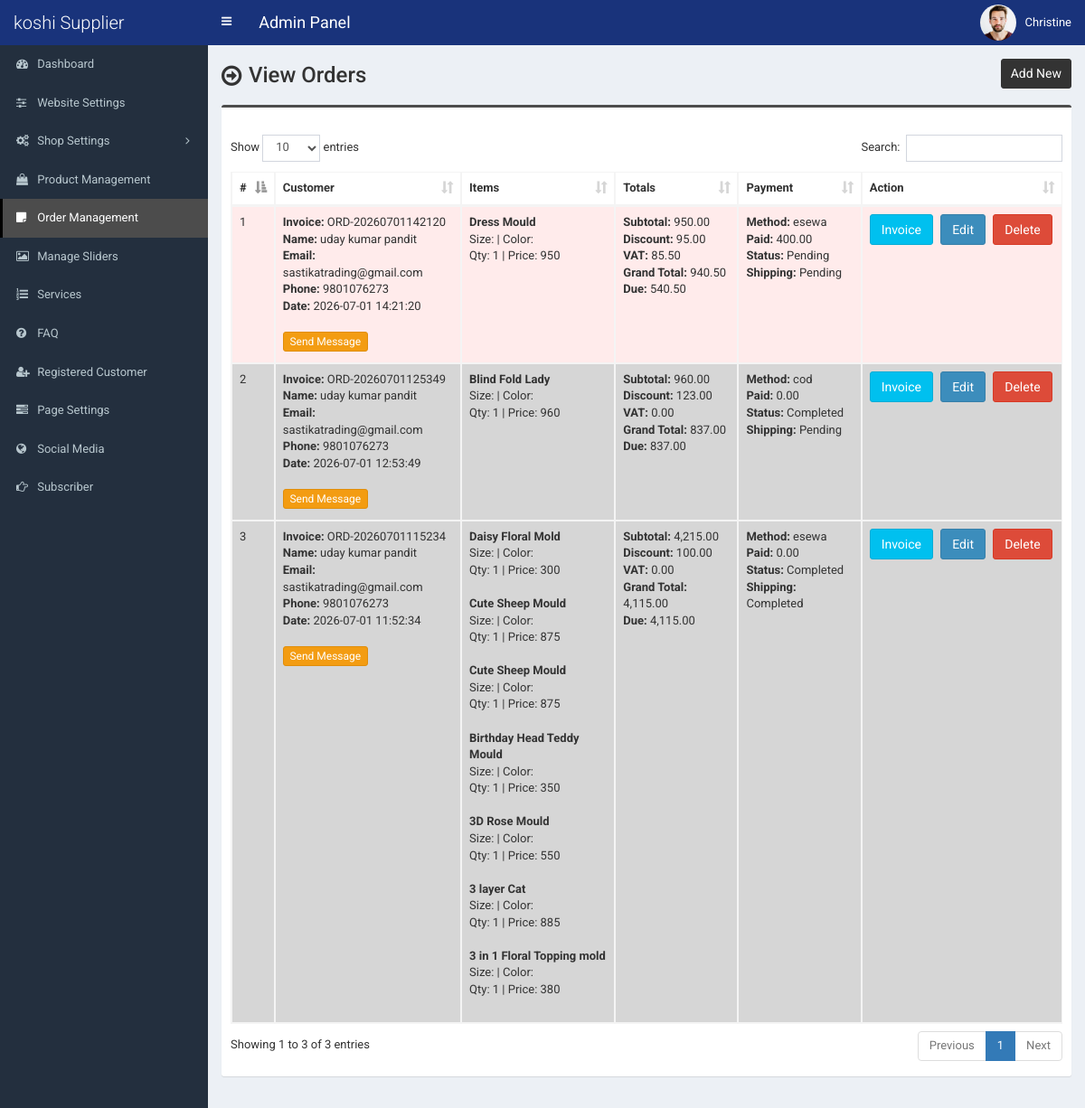
The page /admin/order.php (signed in) on the database its author committed.
### tables this page shows
CREATE TABLE IF NOT EXISTS `tbl_payment` (
  `id` int NOT NULL AUTO_INCREMENT,
  `customer_id` int NOT NULL,
  `customer_name` varchar(255) NOT NULL,
  `customer_email` varchar(255) NOT NULL,
  `payment_date` varchar(50) NOT NULL,
  `txnid` varchar(255) NOT NULL,
  `paid_amount` int NOT NULL,
  `card_number` varchar(50) NOT NULL,
  `card_cvv` varchar(10) NOT NULL,
  `card_month` varchar(10) NOT NULL,
  `card_year` varchar(10) NOT NULL,
  `bank_transaction_info` text NOT NULL,
  `payment_method` varchar(20) NOT NULL,
  `payment_QR` varchar(255) DEFAULT NULL,
  `payment_status` varchar(25) NOT NULL,
  `shipping_status` varchar(20) NOT NULL,
  `payment_id` varchar(255) NOT NULL,
  `subtotal` decimal(10,2) DEFAULT '0.00',
  `discount_type` varchar(20) DEFAULT 'percent',
  `discount_value` decimal(10,2) DEFAULT '0.00',
  `discount_amount` decimal(10,2) DEFAULT '0.00',
  `vat_percent` decimal(10,2) DEFAULT '0.00',
  `vat_amount` decimal(10,2) DEFAULT '0.00',
  `grand_total` decimal(10,2) DEFAULT '0.00',
  `due_amount` decimal(10,2) DEFAULT '0.00',
  `notes` text,
  `created_at` datetime DEFAULT NULL,
  `updated_at` datetime DEFAULT NULL,
  `customer_phone` varchar(20) DEFAULT NULL,
  PRIMARY KEY (`id`)
);

CREATE TABLE IF NOT EXISTS `tbl_order` (
  `id` int NOT NULL AUTO_INCREMENT,
  `product_id` int NOT NULL,
  `product_name` varchar(255) NOT NULL,
  `size` varchar(100) NOT NULL,
  `color` varchar(100) NOT NULL,
  `quantity` varchar(50) NOT NULL,
  `unit_price` varchar(50) NOT NULL,
  `payment_id` varchar(255) NOT NULL,
  `line_total` decimal(10,2) DEFAULT '0.00',
  PRIMARY KEY (`id`)
);

### admin/order.php (the view, shortened to what this page needs)
<?php require_once('header.php'); ?>
<section class="content-header">
	<div class="content-header-left">
		<h1>View Orders</h1>
	</div>
	<div class="content-header-right">
		<a href="order-add.php" class="btn btn-primary btn-sm">Add New</a>
	</div>
</section>
<section class="content">
    <div class="row">
        <div class="col-md-12">
            <div class="box box-info">
                <div class="box-body table-responsive">
                    <table id="example1" class="table table-bordered table-hover table-striped">
                        <thead>
                            <tr>
                                <th>#</th>
                                <th>Customer</th>
                                <th>Items</th>
                                <th>Totals</th>
                                <th>Payment</th>
                                <th>Action</th>
                            </tr>
                        </thead>
                        <tbody>
                            <?php
                            $i = 0;
                            $statement = $pdo->prepare("SELECT * FROM tbl_payment ORDER by id DESC");
                            $statement->execute();
                            $result = $statement->fetchAll(PDO::FETCH_ASSOC);
                            foreach ($result as $row) {
                                $i++;
                            ?>
                            <tr class="<?php echo ($row['payment_status'] == 'Pending') ? 'bg-r' : 'bg-g'; ?>">
                                <td><?php echo $i; ?></td>
                                <td>
                                    <b>Invoice:</b> <?php echo htmlspecialchars($row['payment_id']); ?><br>
                                    <b>Name:</b> <?php echo htmlspecialchars($row['customer_name']); ?><br>
                                    <b>Email:</b> <?php echo htmlspecialchars($row['customer_email']); ?><br>
                                    <b>Phone:</b> <?php echo htmlspecialchars($row['customer_phone'] ?? ''); ?><br>
                                    <b>Date:</b> <?php echo htmlspecialchars($row['payment_date']); ?><br><br>
                                    <a href="#" data-toggle="modal" data-target="#model-<?php echo $i; ?>" class="btn btn-warning btn-xs" style="width:50%;margin-bottom:4px;">Send Message</a>
                                </td>
                                <td>
                                    <?php
                                    $statement1 = $pdo->prepare("SELECT * FROM tbl_order WHERE payment_id=?");
                                    $statement1->execute(array($row['payment_id']));
                                    $result1 = $statement1->fetchAll(PDO::FETCH_ASSOC);
                                    foreach ($result1 as $row1) {
                                        echo '<b>' . htmlspecialchars($row1['product_name']) . '</b><br>';
                                        echo 'Size: ' . htmlspecialchars($row1['size']) . ' | Color: ' . htmlspecialchars($row1['color']) . '<br>';
                                        echo 'Qty: ' . htmlspecialchars($row1['quantity']) . ' | Price: ' . htmlspecialchars($row1['unit_price']) . '<br><br>';
                                    }
                                    ?>
                                </td>
                                <td>
                                    <b>Subtotal:</b> <?php echo number_format((float)($row['subtotal'] ?? 0), 2); ?><br>
                                    <b>Discount:</b> <?php echo number_format((float)($row['discount_amount'] ?? 0), 2); ?><br>
                                    <b>VAT:</b> <?php echo number_format((float)($row['vat_amount'] ?? 0), 2); ?><br>
                                    <b>Grand Total:</b> <?php echo number_format((float)($row['grand_total'] ?? 0), 2); ?><br>
                                    <b>Due:</b> <?php echo number_format((float)($row['due_amount'] ?? 0), 2); ?>
                                </td>
                                <td>
                                    <b>Method:</b> <?php echo htmlspecialchars($row['payment_method']); ?><br>
                                    <b>Paid:</b> <?php echo number_format((float)($row['paid_amount'] ?? 0), 2); ?><br>
                                    <b>Status:</b> <?php echo htmlspecialchars($row['payment_status']); ?><br>
                                    <b>Shipping:</b> <?php echo htmlspecialchars($row['shipping_status']); ?><br>
                                </td>
<td style="white-space: nowrap;">
    <a href="invoice.php?id=<?php echo $row['id']; ?>" class="btn btn-info" style="margin-right:5px;">Invoice</a>
    <a href="order-edit.php?id=<?php echo $row['id']; ?>" class="btn btn-primary" style="margin-right:5px;">Edit</a>
    <a href="#" class="btn btn-danger"
       data-href="order-delete.php?id=<?php echo $row['id']; ?>"
       data-toggle="modal"
       data-target="#confirm-delete">Delete</a>
</td>
                            </tr>
                            <?php
                            }
                            ?>
                        </tbody>
                    </table>
                </div>
            </div>
        </div>
    </div>
<?php require_once('footer.php'); ?>

### admin/style.css (style rules this page uses)
:root { --primary-color: #19337b; --secondary-color: #f8e3e8; --text-color: #333333; --light-text: #666666; --white: #ffffff; --light-bg: #f9f9f9; --border-color: #eeeeee; --shadow: 0 4px 6px rgba(0, 0, 0, 0.05); --transition: all 0.3s ease; }
body { font-size: 13px; font-family: "Roboto", sans-serif; }
.content-header > h1, .content-header .content-header-left h1 { font-family: "Roboto", sans-serif; }
.box-info { padding-top: 20px; }
.content-header { overflow: hidden; }
.content-header .content-header-left { float: left; padding-top: 5px; }
.content-header .content-header-right { float: right; }
.content-header .content-header-left h1 { margin-top: 0; margin-bottom: 0; padding-left: 30px; padding-bottom: 5px; font-size: 24px; position: relative; }
.content-header .content-header-left h1:before { position: absolute; top: 0; left: 0; font-family: "FontAwesome", sans-serif; font-size: 26px; content: "\f18e"; }
.content-header .content-header-right a { position: relative; font-size: 14px; }
.box.box-info { border-top-color: #4c4c4c; }
.content-header .content-header-right a { background-color: #333333; border-color: #333333; }
.bg-g { background: #d6d6d6 !important; }
.bg-r { background: #ffebeb !important; }

### rows shown on the page
tbl_payment: payment "ORD-20260701142120", customer_name "uday kumar pandit", customer_email "sastikatrading@gmail.com", customer_phone "9801076273", payment_date "2026-07-01 14:21:20", subtotal "950.00", discount_amount "95.00", vat_amount "85.50", grand_total "940.50", due_amount "540.50", payment_method "esewa", paid_amount "400.00", payment_status "Pending", shipping_status "Pending"
tbl_order: product_name "Dress Mould", quantity "1", unit_price "950"
tbl_payment: payment "ORD-20260701125349", customer_name "uday kumar pandit", customer_email "sastikatrading@gmail.com", customer_phone "9801076273", payment_date "2026-07-01 12:53:49", subtotal "960.00", discount_amount "123.00", vat_amount "0.00", grand_total "837.00", due_amount "837.00", payment_method "cod", paid_amount "0.00", payment_status "Completed", shipping_status "Pending"
tbl_order: product_name "Blind Fold Lady", quantity "1", unit_price "960"
tbl_payment: payment "ORD-20260701115234", customer_name "uday kumar pandit", customer_email "sastikatrading@gmail.com", customer_phone "9801076273", payment_date "2026-07-01 11:52:34", subtotal "4,215.00", discount_amount "100.00", vat_amount "0.00", grand_total "4,115.00", due_amount "4,115.00", payment_method "esewa", paid_amount "0.00", payment_status "Completed", shipping_status "Completed"
tbl_order: product_name "Daisy Floral Mold", quantity "1", unit_price "300"
tbl_order: product_name "Cute Sheep Mould", quantity "1", unit_price "875"
tbl_order: product_name "Cute Sheep Mould", quantity "1", unit_price "875"
tbl_order: product_name "Birthday Head Teddy Mould", quantity "1", unit_price "350"
tbl_order: product_name "3D Rose Mould", quantity "1", unit_price "550"
tbl_order: product_name "3 layer Cat", quantity "1", unit_price "885"
tbl_order: product_name "3 in 1 Floral Topping mold", quantity "1", unit_price "380"

### other values the page prints
$_SESSION['user']['full_name'] "Christine"
